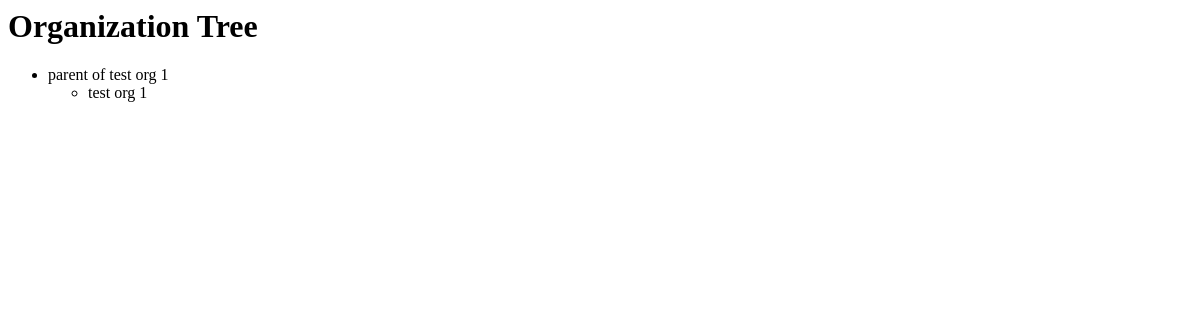
The page /organizations/tree/ on the database as committed earlier.
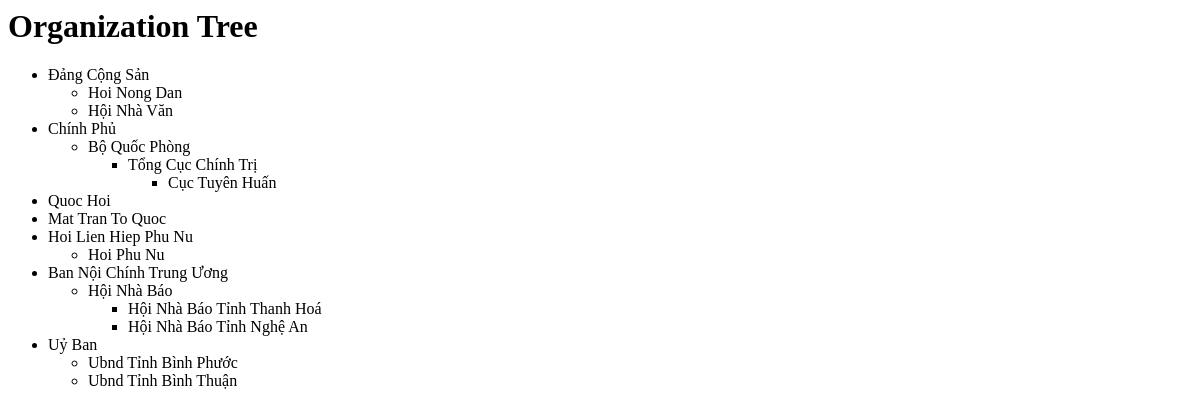
The same page on the database as committed later.
### organizations/models.py (models this page shows, shortened)
class Organization(BaseEntity):
    CUSTOM_ID_PREFIX = "ORG"
    name = models.CharField(max_length=225)
    name_en = models.CharField(max_length=225, blank=True, null=True)
    abbreviation = models.CharField(max_length=50, blank=True, null=True)
    type = models.ForeignKey(
        'OrganizationType',
        on_delete=models.SET_NULL,
        null=True,
        blank=True
    )
    level = models.CharField(
        max_length=50,
        choices=[
            ('central', 'Central'),
            ('provincial', 'Provincial'),
            ('district', 'District'),
            ('commune', 'Commune')
        ],
        blank=True,
        null=True
    )
    function = models.TextField(blank=True, null=True)
    start_date = models.DateField(blank=True, null=True)
    end_date = models.DateField(blank=True, null=True)
    color_code = models.CharField(max_length=20, blank=True, null=True)
    parent = models.ForeignKey('self', related_name='children',
                               on_delete=models.CASCADE, null=True, blank=True)
    equivalents = models.ManyToManyField('self', symmetrical=True, blank=True)
    description = models.TextField(blank=True, null=True)
    normalized_name = models.CharField(max_length=255, editable=False, db_index=True)
    class Meta:
        verbose_name = "Organization"
        verbose_name_plural = "Organizations"

### organizations/views.py (the view)
# urls.py: path('tree/', views.org_tree, name='organization_tree'),
def org_tree(request):
    roots = Organization.objects.filter(parent__isnull=True)
    return render(request, "organizations/org_tree.html", {"roots": roots})

### templates/organizations/org_tree.html
<h1>Organization Tree</h1>
<ul>
  {% for org in roots %}
    {% include "organizations/org_branch.html" with org=org %}
  {% endfor %}
</ul>

### templates/organizations/org_branch.html
<li>
  {{ org.name }}
  {% if org.children.exists %}
    <ul>
      {% for child in org.children.all %}
        {% include "organizations/org_branch.html" with org=child %}
      {% endfor %}
    </ul>
  {% endif %}
</li>

Rows that differ between the two databases and show on the page:
removed Organization: name "parent of test org 1", shown under "Organization Tree"
removed Organization: name "test org 1", shown under "parent of test org 1"
added Organization: name "Đảng Cộng Sản", shown under "Organization Tree"
added Organization: name "Hoi Nong Dan", shown under "Đảng Cộng Sản"
added Organization: name "Hội Nhà Văn", shown under "Đảng Cộng Sản"
added Organization: name "Chính Phủ", shown under "Organization Tree"
added Organization: name "Bộ Quốc Phòng", shown under "Chính Phủ"
added Organization: name "Tổng Cục Chính Trị", shown under "Bộ Quốc Phòng"
added Organization: name "Cục Tuyên Huấn", shown under "Tổng Cục Chính Trị"
added Organization: name "Quoc Hoi", shown under "Organization Tree"
added Organization: name "Mat Tran To Quoc", shown under "Organization Tree"
added Organization: name "Hoi Lien Hiep Phu Nu", shown under "Organization Tree"
added Organization: name "Hoi Phu Nu", shown under "Hoi Lien Hiep Phu Nu"
added Organization: name "Ban Nội Chính Trung Ương", shown under "Organization Tree"
added Organization: name "Hội Nhà Báo", shown under "Ban Nội Chính Trung Ương"
added Organization: name "Hội Nhà Báo Tỉnh Thanh Hoá", shown under "Hội Nhà Báo"
added Organization: name "Hội Nhà Báo Tỉnh Nghệ An", shown under "Hội Nhà Báo"
added Organization: name "Uỷ Ban", shown under "Organization Tree"
added Organization: name "Ubnd Tỉnh Bình Phước", shown under "Uỷ Ban"
added Organization: name "Ubnd Tỉnh Bình Thuận", shown under "Uỷ Ban"
